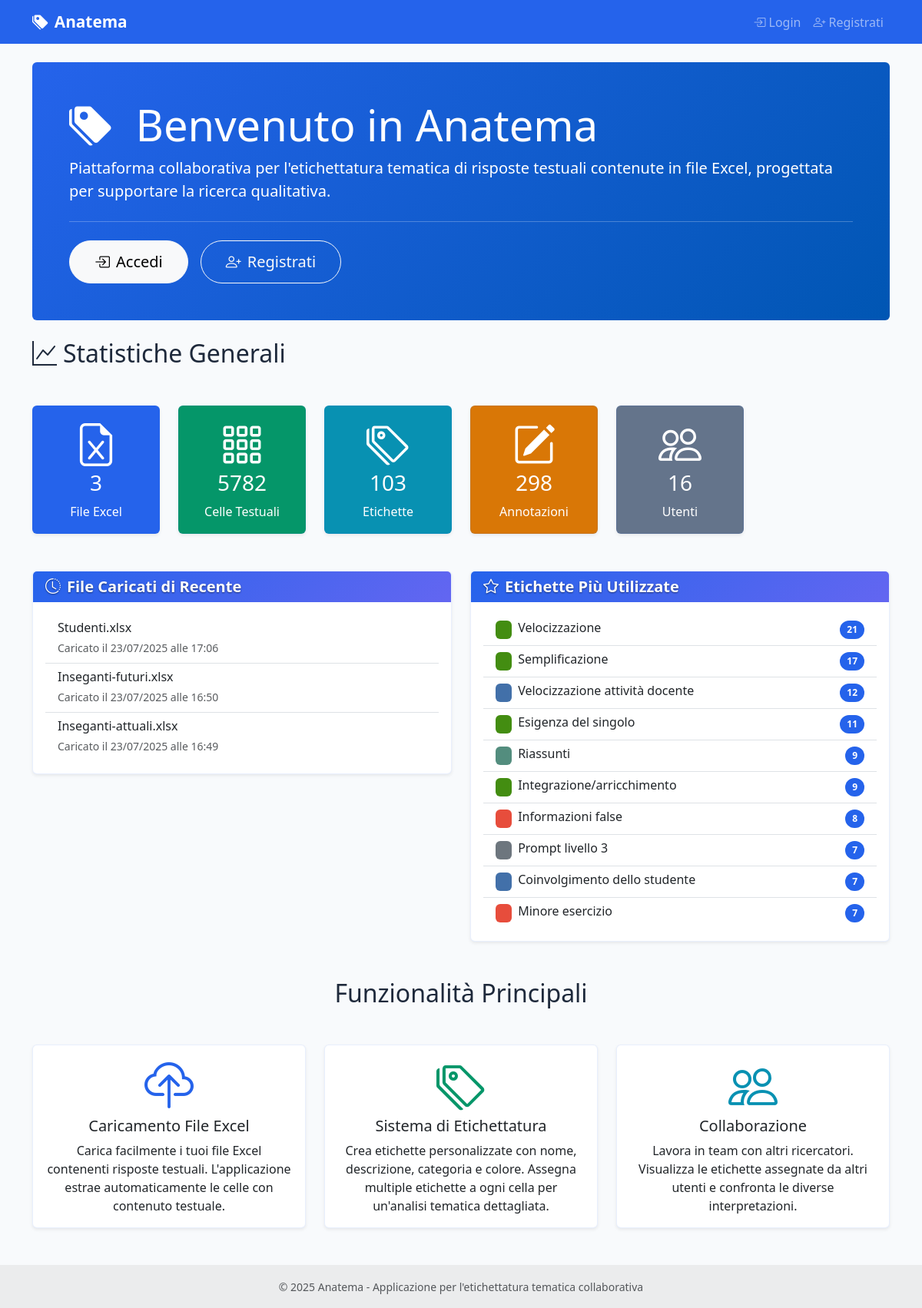
The page / on the database its author committed.
### models.py (models this page shows, shortened)
class ExcelFile(db.Model):
    id = db.Column(db.Integer, primary_key=True)
    filename = db.Column(db.String(255), nullable=False)
    original_filename = db.Column(db.String(255), nullable=False)
    file_path = db.Column(db.String(500), nullable=False)
    uploaded_by = db.Column(db.Integer, db.ForeignKey('user.id'), nullable=False)
    uploaded_at = db.Column(db.DateTime, default=datetime.utcnow)
    uploader = db.relationship('User', backref='uploaded_files')
    text_cells = db.relationship('TextCell', backref='excel_file', lazy=True, cascade='all, delete-orphan')

class Label(db.Model):
    id = db.Column(db.Integer, primary_key=True)
    name = db.Column(db.String(100), nullable=False, unique=True)
    description = db.Column(db.Text)
    category_id = db.Column(db.Integer, db.ForeignKey('category.id'), nullable=True)
    category = db.Column(db.String(50))  # Manteniamo per compatibilità, sarà deprecato
    color = db.Column(db.String(7), default='#007bff')  # Colore HEX
    is_active = db.Column(db.Boolean, default=True)  # Soft delete
    created_at = db.Column(db.DateTime, default=datetime.utcnow)
    updated_at = db.Column(db.DateTime, default=datetime.utcnow, onupdate=datetime.utcnow)
    annotations = db.relationship('CellAnnotation', backref='label', lazy=True, cascade='all, delete-orphan')
    category_obj = db.relationship('Category', foreign_keys=[category_id], back_populates='labels')
    def get_effective_color(self):
        if self.category_obj and not self.has_custom_color():
            return self.category_obj.get_effective_color()
        return self.color or '#007bff'
    def has_custom_color(self):
        if not self.category_obj:
            return True  # Se non ha categoria, il colore è sempre personalizzato
        return self.color != self.category_obj.color

class Category(db.Model):
    id = db.Column(db.Integer, primary_key=True)
    name = db.Column(db.String(100), nullable=False, unique=True)
    description = db.Column(db.Text)
    color = db.Column(db.String(7), default='#6c757d')  # Colore HEX
    is_active = db.Column(db.Boolean, default=True)  # Soft delete
    created_at = db.Column(db.DateTime, default=datetime.utcnow)
    updated_at = db.Column(db.DateTime, default=datetime.utcnow, onupdate=datetime.utcnow)
    labels = db.relationship('Label', foreign_keys='Label.category_id', back_populates='category_obj')
    def get_effective_color(self):
        return self.color or '#6c757d'

### routes/main.py (the view)
@main_bp.route('/')
def index():
    stats = {
        'total_files': ExcelFile.query.count(),
        'total_cells': TextCell.query.count(),
        'total_labels': Label.query.count(),
        'total_annotations': CellAnnotation.query.count(),
        'total_users': User.query.count()
    }
    recent_files = ExcelFile.query.order_by(ExcelFile.uploaded_at.desc()).limit(5).all()
    popular_labels = db.session.query(
        Label,
        db.func.count(CellAnnotation.id).label('count')
    ).options(db.joinedload(Label.category_obj))\
        .join(CellAnnotation)\
        .group_by(Label.id)\
        .order_by(db.desc('count'))\
        .limit(10)\
        .all()
    return render_template('main/index.html',
                         stats=stats,
                         recent_files=recent_files,
                         popular_labels=popular_labels)

### templates/main/index.html (shortened to what this page needs)
{% extends "base.html" %}
{% block content %}
<div class="row">
    <div class="col-12">
        <div class="jumbotron bg-primary text-white rounded p-5 mb-4">
            <h1 class="display-4">
                <i class="bi bi-tags-fill me-3"></i>
                Benvenuto in Anatema
            </h1>
            <p class="lead">
                Piattaforma collaborativa per l'etichettatura tematica di risposte testuali
                contenute in file Excel, progettata per supportare la ricerca qualitativa.
            </p>
            {% if not current_user.is_authenticated %}
            <hr class="my-4">
            <div class="d-flex gap-3">
                <a class="btn btn-light btn-lg" href="{{ url_for('auth.login') }}" role="button">
                    <i class="bi bi-box-arrow-in-right me-2"></i>Accedi
                </a>
                <a class="btn btn-outline-light btn-lg" href="{{ url_for('auth.register') }}" role="button">
                    <i class="bi bi-person-plus me-2"></i>Registrati
                </a>
            </div>
            {% else %}
            <hr class="my-4">
            <a class="btn btn-light btn-lg" href="{{ url_for('main.dashboard') }}" role="button">
                <i class="bi bi-speedometer2 me-2"></i>Vai alla Dashboard
            </a>
            {% endif %}
        </div>
    </div>
</div>
<div class="row mb-4">
    <div class="col-12">
        <h2 class="mb-4">
            <i class="bi bi-graph-up me-2"></i>Statistiche Generali
        </h2>
    </div>
</div>
<div class="row mb-5">
    <div class="col-md-2">
        <div class="card bg-primary text-white">
            <div class="card-body text-center">
                <i class="bi bi-file-earmark-excel display-4 mb-2"></i>
                <h3 class="card-title">{{ stats.total_files }}</h3>
                <p class="card-text">File Excel</p>
            </div>
        </div>
    </div>
    <div class="col-md-2">
        <div class="card bg-success text-white">
            <div class="card-body text-center">
                <i class="bi bi-grid-3x3-gap display-4 mb-2"></i>
                <h3 class="card-title">{{ stats.total_cells }}</h3>
                <p class="card-text">Celle Testuali</p>
            </div>
        </div>
    </div>
    <div class="col-md-2">
        <div class="card bg-info text-white">
            <div class="card-body text-center">
                <i class="bi bi-tags display-4 mb-2"></i>
                <h3 class="card-title">{{ stats.total_labels }}</h3>
                <p class="card-text">Etichette</p>
            </div>
        </div>
    </div>
    <div class="col-md-2">
        <div class="card bg-warning text-white">
            <div class="card-body text-center">
                <i class="bi bi-pencil-square display-4 mb-2"></i>
                <h3 class="card-title">{{ stats.total_annotations }}</h3>
                <p class="card-text">Annotazioni</p>
            </div>
        </div>
    </div>
    <div class="col-md-2">
        <div class="card bg-secondary text-white">
            <div class="card-body text-center">
                <i class="bi bi-people display-4 mb-2"></i>
                <h3 class="card-title">{{ stats.total_users }}</h3>
                <p class="card-text">Utenti</p>
            </div>
        </div>
    </div>
</div>
<div class="row">
    <div class="col-md-6">
        <div class="card">
            <div class="card-header">
                <h5 class="mb-0">
                    <i class="bi bi-clock-history me-2"></i>File Caricati di Recente
                </h5>
            </div>
            <div class="card-body">
                {% if recent_files %}
                <div class="list-group list-group-flush">
                    {% for file in recent_files %}
                    <div class="list-group-item d-flex justify-content-between align-items-center">
                        <div>
                            <h6 class="mb-1">{{ file.original_filename }}</h6>
                            <small class="text-muted">
                                Caricato il {{ file.uploaded_at.strftime('%d/%m/%Y alle %H:%M') }}
                            </small>
                        </div>
                    </div>
                    {% endfor %}
                </div>
                {% else %}
                <p class="text-muted">Nessun file caricato ancora.</p>
                {% endif %}
            </div>
        </div>
    </div>
    <div class="col-md-6">
        <div class="card">
            <div class="card-header">
                <h5 class="mb-0">
                    <i class="bi bi-star me-2"></i>Etichette Più Utilizzate
                </h5>
            </div>
            <div class="card-body">
                {% if popular_labels %}
                <div class="list-group list-group-flush">
                    {% for label, count in popular_labels %}
                    <div class="list-group-item d-flex justify-content-between align-items-center">
                        <div class="d-flex align-items-center">
                            <span class="badge me-2" style="background-color: {{ label.get_effective_color() }};">
                            </span>
                            <div>
                                <h6 class="mb-1">{{ label.name }}</h6>
                            </div>
                        </div>
                        <span class="badge bg-primary rounded-pill">{{ count }}</span>
                    </div>
                    {% endfor %}
                </div>
                {% else %}
                <p class="text-muted">Nessuna etichetta utilizzata ancora.</p>
                {% endif %}
            </div>
        </div>
    </div>
</div>
{% if not current_user.is_authenticated %}
<div class="row mt-5">
    <div class="col-12">
        <h2 class="text-center mb-5">Funzionalità Principali</h2>
    </div>
</div>
<div class="row mb-5">
    <div class="col-md-4">
        <div class="card h-100">
            <div class="card-body text-center">
                <i class="bi bi-cloud-upload display-3 text-primary mb-3"></i>
                <h5 class="card-title">Caricamento File Excel</h5>
                <p class="card-text">
                    Carica facilmente i tuoi file Excel contenenti risposte testuali.
                    L'applicazione estrae automaticamente le celle con contenuto testuale.
                </p>
            </div>
        </div>
    </div>
    <div class="col-md-4">
        <div class="card h-100">
            <div class="card-body text-center">
                <i class="bi bi-tags display-3 text-success mb-3"></i>
                <h5 class="card-title">Sistema di Etichettatura</h5>
                <p class="card-text">
                    Crea etichette personalizzate con nome, descrizione, categoria e colore.
                    Assegna multiple etichette a ogni cella per un'analisi tematica dettagliata.
                </p>
            </div>
        </div>
    </div>
    <div class="col-md-4">
        <div class="card h-100">
            <div class="card-body text-center">
                <i class="bi bi-people display-3 text-info mb-3"></i>
                <h5 class="card-title">Collaborazione</h5>
                <p class="card-text">
                    Lavora in team con altri ricercatori. Visualizza le etichette assegnate
                    da altri utenti e confronta le diverse interpretazioni.
                </p>
            </div>
        </div>
    </div>
</div>
{% endif %}
{% endblock %}

### templates/base.html (shortened to what this page needs)
<!DOCTYPE html>
<html lang="it">
<head>
    <link href="https://cdn.jsdelivr.net/npm/bootstrap@5.3.0/dist/css/bootstrap.min.css" rel="stylesheet">
    <link href="https://cdn.jsdelivr.net/npm/bootstrap-icons@1.10.0/font/bootstrap-icons.css" rel="stylesheet">
    <link href="{{ url_for('static', filename='css/style.css') }}" rel="stylesheet">
</head>
<body>
    <nav class="navbar navbar-expand-lg navbar-dark bg-primary">
        <div class="container">
            <a class="navbar-brand" href="{{ url_for('main.index') }}">
                <i class="bi bi-tags-fill me-2"></i>Anatema
            </a>
            <div class="collapse navbar-collapse" id="navbarNav">
                <ul class="navbar-nav">
                    {% if current_user.is_authenticated %}
                    <li class="nav-item dropdown">
                        <a class="nav-link dropdown-toggle" href="#" id="userDropdown" role="button" data-bs-toggle="dropdown">
                            <i class="bi bi-person-circle me-1"></i>{{ current_user.username }}
                        </a>
                        <ul class="dropdown-menu dropdown-menu-end">
                            <li><a class="dropdown-item" href="{{ url_for('admin.profile') }}">
                                <i class="bi bi-person me-1"></i>Il Mio Profilo
                            </a></li>
                            <li><hr class="dropdown-divider"></li>
                            <li><a class="dropdown-item" href="{{ url_for('auth.logout') }}">
                                <i class="bi bi-box-arrow-right me-1"></i>Logout
                            </a></li>
                        </ul>
                    </li>
                    {% else %}
                    <li class="nav-item">
                        <a class="nav-link" href="{{ url_for('auth.login') }}">
                            <i class="bi bi-box-arrow-in-right me-1"></i>Login
                        </a>
                    </li>
                    <li class="nav-item">
                        <a class="nav-link" href="{{ url_for('auth.register') }}">
                            <i class="bi bi-person-plus me-1"></i>Registrati
                        </a>
                    </li>
                    {% endif %}
                </ul>
            </div>
        </div>
    </nav>
    <main class="container my-4">
        {% block content %}{% endblock %}
    </main>
    <footer class="bg-light text-center text-lg-start mt-5">
        <div class="text-center p-3" style="background-color: rgba(0, 0, 0, 0.05);">
            <small class="text-muted">
                © 2025 Anatema - Applicazione per l'etichettatura tematica collaborativa
            </small>
        </div>
    </footer>
</body>
</html>

### rows shown on the page
ExcelFile: original_filename "Studenti.xlsx", uploaded_at "23/07/2025 alle 17:06"
ExcelFile: original_filename "Inseganti-futuri.xlsx", uploaded_at "23/07/2025 alle 16:50"
ExcelFile: original_filename "Inseganti-attuali.xlsx", uploaded_at "23/07/2025 alle 16:49"
Label: name "Velocizzazione", count "21"
Label: name "Semplificazione", count "17"
Label: name "Velocizzazione attività docente", count "12"
Label: name "Esigenza del singolo", count "11"
Label: name "Riassunti", count "9"
Label: name "Integrazione/arricchimento", count "9"
Label: name "Informazioni false", count "8"
Label: name "Prompt livello 3", count "7"
Label: name "Coinvolgimento dello studente", count "7"
Label: name "Minore esercizio", count "7"

### other values the page prints
{{ stats.total_files }} "3"
{{ stats.total_cells }} "5782"
{{ stats.total_labels }} "103"
{{ stats.total_annotations }} "298"
{{ stats.total_users }} "16"
